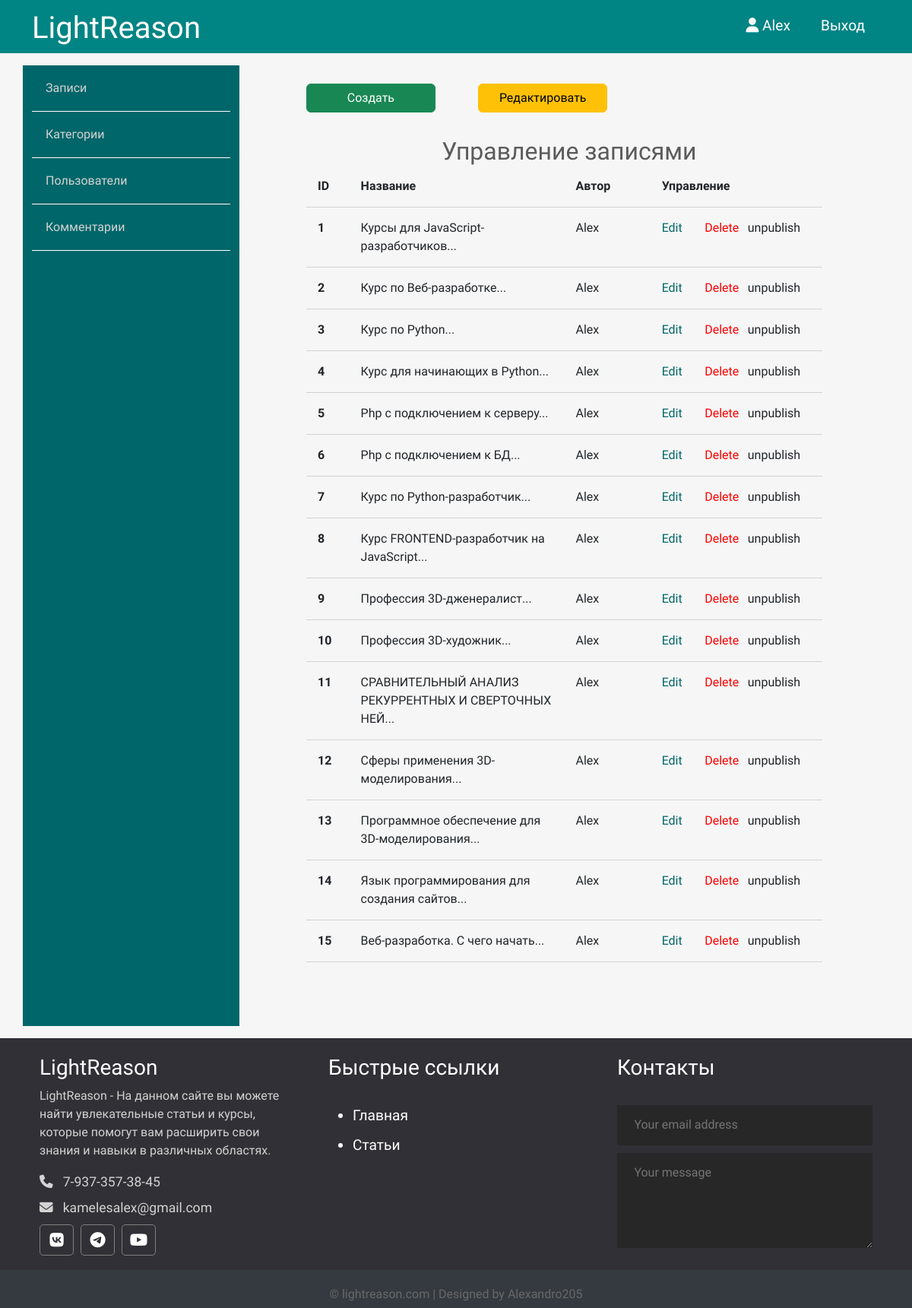
Screenshot of /admin/posts/index.php (signed in) with the database file from the repository.
### tables this page shows
CREATE TABLE `posts` (
  `id_posts` int NOT NULL,
  `id_user` int NOT NULL,
  `title` varchar(250) NOT NULL,
  `img` varchar(250) NOT NULL,
  `content` longtext NOT NULL,
  `status` tinyint NOT NULL,
  `id_topic` int DEFAULT NULL,
  `created_data` datetime NOT NULL DEFAULT CURRENT_TIMESTAMP
);

CREATE TABLE `users` (
  `id_user` int NOT NULL,
  `admin_user` tinyint NOT NULL,
  `user_name` varchar(255) NOT NULL,
  `email_user` varchar(255) NOT NULL,
  `password_user` varchar(255) NOT NULL,
  `created_user` timestamp NOT NULL DEFAULT CURRENT_TIMESTAMP
);

### app/database/db.php (called while the page is built, shortened)
<?php
require('connect.php');
function dbCheckError($query) {
    $errInfo = $query->errorInfo();
    return true;
}
function selectAllFromPostsWithUsers($table1, $table2){
    global $pdo;
    $sql = "SELECT
        t1.id_posts,
        t1.title,
        t1.img,
        t1.content,
        t1.status,
        t1.id_topic,
        t1.created_data,
        t2.user_name
        FROM $table1 AS t1 JOIN $table2 AS t2 ON t1.id_user = t2.id_user";
    $query = $pdo->prepare($sql);
    $query->execute();
    return $query->fetchAll();
}

### app/controllers/posts.php (called while the page is built, shortened)
<?php
include SITE_ROOT . "/app/database/db.php";
$postsAdm = selectAllFromPostsWithUsers('posts', 'users');

### admin/posts/index.php (the view, shortened to what this page needs)
<?php
    include "../../app/controllers/posts.php";
?>
<!doctype html>
<html lang="en">
<head>
    <link href="https://cdn.jsdelivr.net/npm/bootstrap@5.3.3/dist/css/bootstrap.min.css" rel="stylesheet">
    <link rel="stylesheet" href="../../assets/css/admin.css">
</head>
<body>
<?php include("../../app/include/header-admin.php"); ?>
<div class="container">
    <?php include("../../app/include/sidebar-admin.php"); ?>
        <div class="posts col-9">
            <div class="button row">
                <a href="<?php echo BASE_URL . "admin/posts/create.php";?>" class="col-3 btn btn-success">Создать</a>
                <span class="col-1"></span>
                <a href="<?php echo BASE_URL . "admin/posts/index.php";?>" class="col-3 btn btn-warning">Редактировать</a>
            </div>
            <div class="row title-table">
                <h2>Управление записями</h2>
                <div class=" col-1">ID</div>
                <div class=" col-5">Название</div>
                <div class=" col-2">Автор</div>
                <div class="col-4">Управление</div>
            </div>
            <?php foreach ($postsAdm as $key => $post): ?>
                <div class="row post">
                    <div class="id col-1"><?= $key + 1; ?></div>
                    <div class="title col-5"><?= mb_substr($post['title'], 0, 50, 'UTF-8') . '...' ;?></div>
                    <div class="author col-2"><?= $post['user_name']; ?></div>
                    <div class="red col-1"><a href="edit.php?id=<?= $post['id_posts'] ;?>">Edit</a></div>
                    <div class="del col-1"><a href="edit.php?delete_id=<?= $post['id_posts'] ;?>">Delete</a></div>
                    <?php if ($post['status']): ?>
                        <div class="status col-2"><a href="edit.php?publish=0&pub_id=<?= $post['id_posts'] ;?>">unpublish</a></div>
                    <?php else: ?>
                        <div class="status col-2"><a href="edit.php?publish=1&pub_id=<?= $post['id_posts'] ;?>">publish</a></div>
                    <?php endif; ?>
                </div>
            <?php endforeach; ?>
        </div>
    </div>
</div>
<?php include("../../app/include/footer.php"); ?>
</body>
</html>

### assets/css/admin.css (style rules this page uses)
* { font-family: 'Comfortaa', cursive; }
html, h1, h2, h3, h4, h5, h6 { color: #5c5b5b; }
body { background: #f6f6f6; }
a { text-decoration: none; color: inherit; }
.posts { height: 100%; padding: 40px 100px 100px; }
.posts h2 { text-align: center; margin: 2rem 0 0 0.4rem; }
.posts .title-table div { padding: 15px; text-align: left; border-bottom: 1px solid #d3d3d3; font-weight: 700; }
.posts .post div { padding: 15px; text-align: left; border-bottom: 1px solid #d3d3d3; }
.posts .post .red { color: #006669; }
.posts .post .del { color: red; }
.posts .post .id { font-weight: bold; }

### rows the page displays
posts: title "Курсы для JavaScript-разработчиков", id_user.user_name "Alex"
posts: title "Курс по Веб-разработке", id_user.user_name "Alex"
posts: title "Курс по Python", id_user.user_name "Alex"
posts: title "Курс для начинающих в Python", id_user.user_name "Alex"
posts: title "Php c подключением к серверу", id_user.user_name "Alex"
posts: title "Php с подключением к БД", id_user.user_name "Alex"
posts: title "Курс по Python-разработчик", id_user.user_name "Alex"
posts: title "Курс FRONTEND-разработчик на JavaScript", id_user.user_name "Alex"
posts: title "Профессия 3D-дженералист", id_user.user_name "Alex"
posts: title "Профессия 3D-художник", id_user.user_name "Alex"
posts: title "СРАВНИТЕЛЬНЫЙ АНАЛИЗ РЕКУРРЕНТНЫХ И СВЕРТОЧНЫХ НЕЙ", id_user.user_name "Alex"
posts: title "Сферы применения 3D-моделирования", id_user.user_name "Alex"
posts: title "Программное обеспечение для 3D-моделирования", id_user.user_name "Alex"
posts: title "Язык программирования для создания сайтов", id_user.user_name "Alex"
posts: title "Веб-разработка. С чего начать", id_user.user_name "Alex"

### other values shown
$_SESSION['login'] "Alex"
